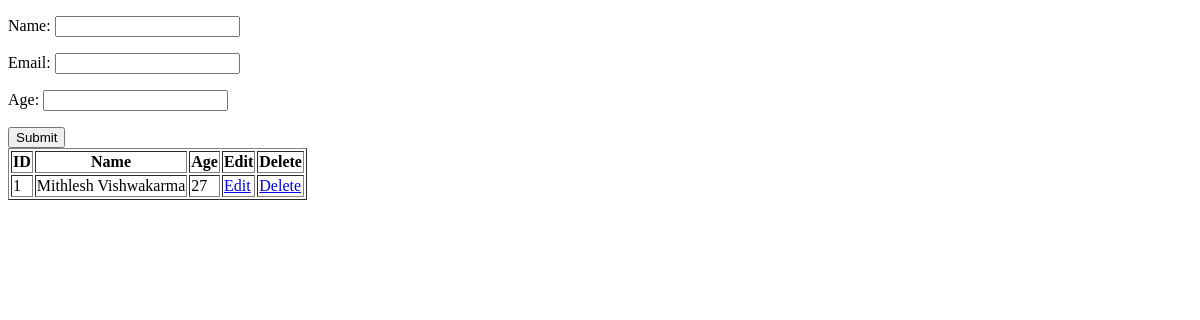
Before: / with the older database file.
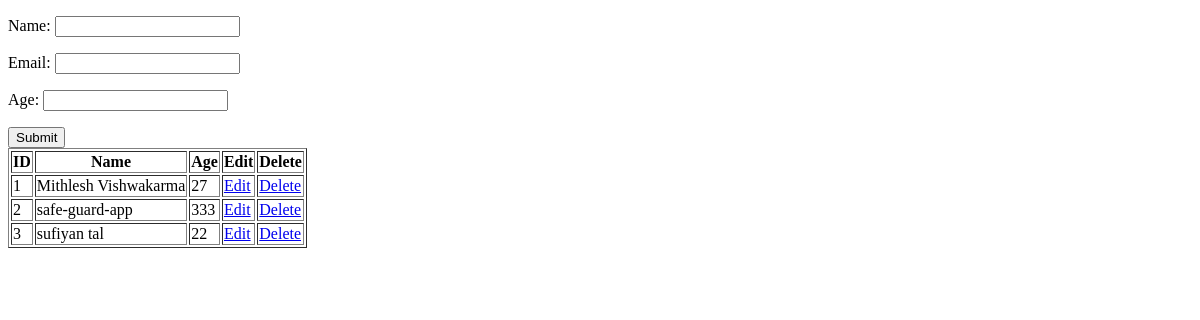
After: the same page with the newer database file.
### myapp/models.py (models this page shows)
class Student(models.Model):
    name=models.CharField(max_length=100)
    email=models.EmailField(max_length=100)
    age=models.IntegerField()

### myapp/views.py (the view)
# urls.py: path('',stundentData,name="stundentData"),
def stundentData(request):
    form = StudentForm()
    students = Student.objects.all()
    if request.method == "POST":
        form = StudentForm(request.POST)
        if form.is_valid():
            form.save()
            return redirect("stundentData")
    return render(request,"index.html",{'form':form,'students':students})

### myapp/forms.py
class StudentForm(ModelForm):
    class Meta:
        model = Student
        fields = '__all__'

### myapp/templates/index.html (shortened to what this page needs)
<!DOCTYPE html>
<html lang="en">
<head>
</head>
<body>
    <form action="" method="post">
        {{form.as_p}}
        <input type="submit" value="Submit">
    </form>
    <table border="1">
        <tr>
            <th>ID</th>
            <th>Name</th>
            <th>Age</th>
            <th>Edit</th>
            <th>Delete</th>
        </tr>
        {% for s in students %}
        <tr>
            <td>{{s.id}}</td>
            <td>{{s.name}}</td>
            <td>{{s.age}}</td>
            <td><a href="{% url 'update' %}?id={{s.id}}">Edit</a></td>
            <td><a href="{% url 'delete' %}?id={{s.id}}">Delete</a></td>
        </tr>
        {% endfor %}
    </table>
</body>
</html>

Changed rows visible on the page:
added Student: id "2", name "safe-guard-app", age "333"
added Student: id "3", name "sufiyan tal", age "22"
